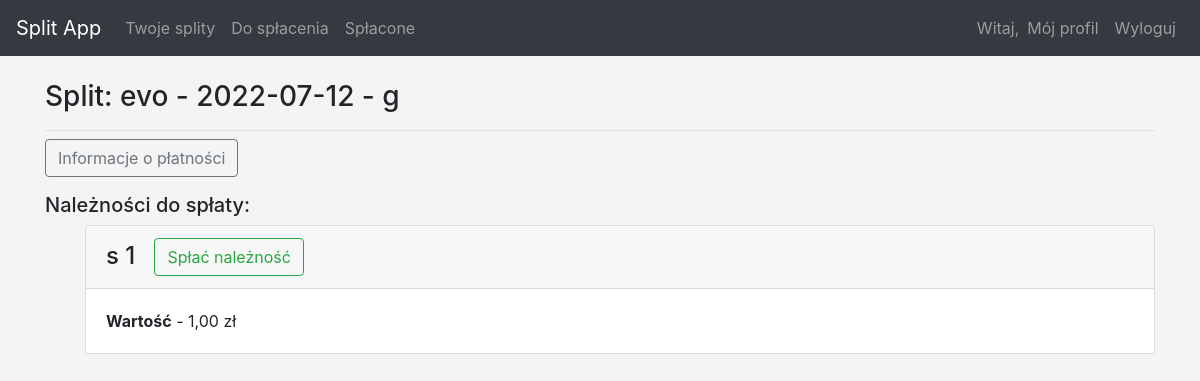
Page /topay_transactions/2/ (signed in) on the committed database.
### split_app/models.py (models this page shows, shortened)
class Transaction(models.Model):
    owner = models.ForeignKey(User, on_delete=models.CASCADE, related_name="transaction")
    t_desc = models.TextField(blank=True, null=True)
    t_date = models.DateField()
    t_status = models.CharField(default=c.new, editable=False, max_length=16)
    def __str__(self):
        return f"{self.owner} - {self.t_date} - {self.t_desc}"

class Obligation(models.Model):
    transaction = models.ForeignKey(
        Transaction, related_name="obligation", on_delete=models.CASCADE
    )
    user = models.ForeignKey(User, on_delete=models.CASCADE)
    desc = models.TextField(blank=True, null=True)
    value = models.DecimalField(max_digits=6, decimal_places=2)
    optional_value = models.DecimalField(
        max_digits=6, decimal_places=2, null=True, blank=True
    )
    o_status = models.CharField(default=c.new, choices=c.status, max_length=16)
    payment_date = models.DateField(null=True, blank=True)
    @property
    def suma(self):
        if self.optional_value:
            return self.value + self.optional_value
        return self.value

### users/models.py (models this page shows, shortened)
class Profile(models.Model):
    user = models.OneToOneField(User, related_name="profile", on_delete=models.CASCADE, primary_key=True)
    first_name = models.CharField(max_length=20, null=False, blank=False)
    last_name = models.CharField(max_length=20, null=False, blank=False)
    nick = models.CharField(max_length=40, null=True, blank=True)
    email = models.CharField(max_length=50, null=False, blank=False)
    pass_change_force = models.BooleanField(default=True)
    phone = models.IntegerField(null=True, blank=True, unique=True)
    bank = models.CharField(default='-', max_length=255)

### split_app/views.py (the view)
# urls.py: path("topay_transactions/<int:transaction_id>/", views.topay_transaction, name="topay_transaction"),
@login_required
def topay_transaction(req, transaction_id):
    qs_transaction = Transaction.objects.get(id=transaction_id)
    obligations = Obligation.objects.filter(Q(transaction=transaction_id) & Q(o_status="New"))
    profile = Profile.user
    context = {"qs_transaction": qs_transaction, "obligations": obligations}
    return render(req, "split_app/topay_transaction.html", context)

### split_app/templates/split_app/topay_transaction.html (shortened to what this page needs)
{% extends 'split_app/base.html' %}
{% block page_header %}
    <h3>Split: {{ qs_transaction }}</h3>
{% endblock page_header %}
{% block content %}
    {% load i18n %}
    <p>
    <button class="btn btn-outline-secondary" type="button" data-toggle="collapse" data-target="#platnosc_{{ forloop.counter }}">
                Informacje o płatności
            </button>
    </p>
<h5 class="display-5">Należności do spłaty:</h5>
<ul>
{% for oblig in obligations %}
    {% if user == oblig.user %}
    <div class="card mb-3">
        <h4 class="card-header">
            {% language 'pl' %}
            {{ oblig.user.profile.first_name }}
            {{ oblig.user.profile.last_name }}
        {% endlanguage %}
            <a href="{% url 'split_app:pay_obligation' oblig.id qs_transaction.id %}" class="btn btn-outline-success">Spłać należność</a>
        </h4>
    <div class="card-body">
          <p class="font-weight-bold" style="display:inline">Wartość</p> -  {{ oblig.suma }} zł
    </div>
    </div>
    {% endif %}
{% empty %}
    <p>Na ten moment nie ma tu żadnych zaległych rzeczy do spłacenia</p>
{% endfor %}
</ul>
{% endblock %}

### split_app/templates/split_app/base.html (style rules this page uses)
body { background: #f4f4f4 }

### rows in the picture
Transaction: owner+t_date+t_desc "evo - 2022-07-12 - g"
Obligation: user.profile.first_name "s", user.profile.last_name "1", suma "1,00"
